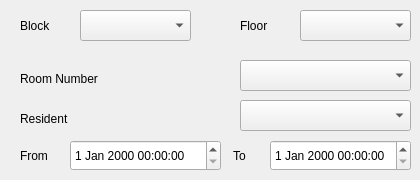
            <widget class="QWidget" name="tab_65">
             <attribute name="title">
              <string>Tab 2</string>
             </attribute>
             <widget class="QLabel" name="label_272">
              <property name="geometry">
               <rect>
                <x>230</x>
                <y>140</y>
                <width>31</width>
                <height>31</height>
               </rect>
              </property>
              <property name="text">
               <string> To</string>
              </property>
             </widget>
             <widget class="QDateTimeEdit" name="dateTimeEdit_guest_visit_resident_to_time">
              <property name="geometry">
               <rect>
                <x>270</x>
                <y>140</y>
                <width>141</width>
                <height>31</height>
               </rect>
              </property>
             </widget>
             <widget class="QLabel" name="label_273">
              <property name="geometry">
               <rect>
                <x>20</x>
                <y>110</y>
                <width>111</width>
                <height>17</height>
               </rect>
              </property>
              <property name="text">
               <string>Resident</string>
              </property>
             </widget>
             <widget class="QLabel" name="label_274">
              <property name="geometry">
               <rect>
                <x>20</x>
                <y>70</y>
                <width>111</width>
                <height>17</height>
               </rect>
              </property>
              <property name="text">
               <string>Room Number</string>
              </property>
             </widget>
             <widget class="QComboBox" name="comboBox_guest_visit_resident">
              <property name="geometry">
               <rect>
                <x>240</x>
                <y>100</y>
                <width>171</width>
                <height>31</height>
               </rect>
              </property>
             </widget>
             <widget class="QLabel" name="label_275">
              <property name="geometry">
               <rect>
                <x>20</x>
                <y>140</y>
                <width>81</width>
                <height>31</height>
               </rect>
              </property>
              <property name="text">
               <string>From</string>
              </property>
             </widget>
             <widget class="QComboBox" name="comboBox_guest_visit_appartment">
              <property name="geometry">
               <rect>
                <x>240</x>
                <y>60</y>
                <width>171</width>
                <height>31</height>
               </rect>
              </property>
             </widget>
             <widget class="QDateTimeEdit" name="dateTimeEdit_guest_visit_resident_from_time">
              <property name="geometry">
               <rect>
                <x>70</x>
                <y>140</y>
                <width>151</width>
                <height>31</height>
               </rect>
              </property>
             </widget>
             <widget class="QComboBox" name="comboBox_guest_target_visit_resident_block">
              <property name="geometry">
               <rect>
                <x>80</x>
                <y>10</y>
                <width>111</width>
                <height>31</height>
               </rect>
              </property>
             </widget>
             <widget class="QLabel" name="label_276">
              <property name="geometry">
               <rect>
                <x>20</x>
                <y>10</y>
                <width>51</width>
                <height>31</height>
               </rect>
              </property>
              <property name="text">
               <string>Block</string>
              </property>
             </widget>
             <widget class="QLabel" name="label_277">
              <property name="geometry">
               <rect>
                <x>240</x>
                <y>10</y>
                <width>51</width>
                <height>31</height>
               </rect>
              </property>
              <property name="text">
               <string>Floor</string>
              </property>
             </widget>
             <widget class="QComboBox" name="comboBox_guest_target_visit_resident_floor">
              <property name="geometry">
               <rect>
                <x>300</x>
                <y>10</y>
                <width>111</width>
                <height>31</height>
               </rect>
              </property>
             </widget>
            </widget>
